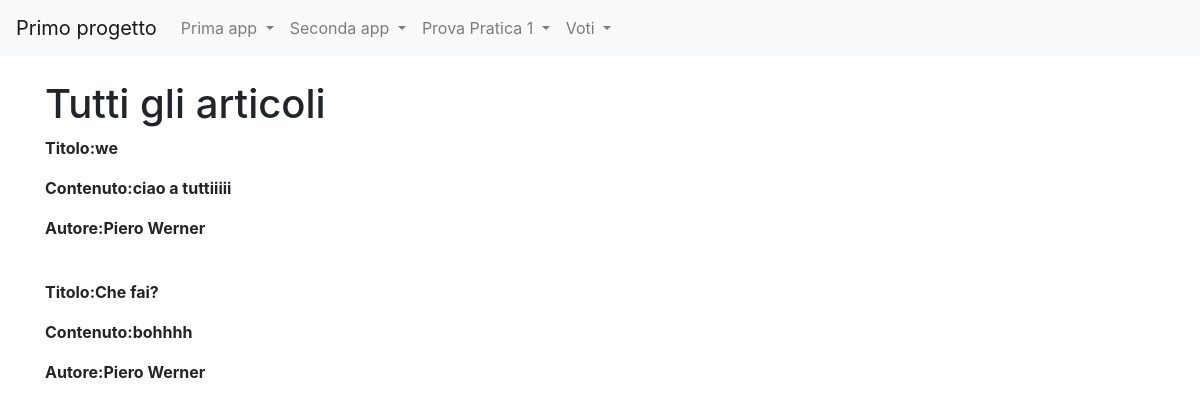
Screenshot of /news/lista_articoli/1 with the database file from the repository.
### news/models.py (models this page shows)
class Articolo(models.Model):
    titolo=models.CharField(max_length=100)
    contenuto=models.TextField()
    giornalista=models.ForeignKey(Giornalista, on_delete=models.CASCADE, related_name="articoli")
    data=models.DateField(auto_now=True, blank=True)
    visualizzazioni=models.IntegerField(default=0,blank=True)
    def __str__(self):
        return self.titolo
    class Meta:
        verbose_name="Articolo"
        verbose_name_plural="Articoli"

class Giornalista(models.Model):
    nome=models.CharField(max_length=20)
    cognome=models.CharField(max_length=20)
    anno_di_nascita = models.DateField(blank=True)
    def __str__(self):
        return self.nome + " " + self.cognome
    class Meta:
        verbose_name="Giornalista"
        verbose_name_plural="Giornalisti"

### news/views.py (the view)
# urls.py: path("lista_articoli/<int:pk>", listaArticoli, name="lista_articoli_giornalista"),
def listaArticoli(request, pk=None):
    if(pk==None):
        articoli=Articolo.objects.all()
    else:
        articoli=Articolo.objects.filter(giornalista_id=pk)
    context={
        'articoli': articoli,
        'pk':pk,
    }
    return render(request, 'lista_articoli.html', context)

### news/templates/lista_articoli.html (shortened to what this page needs)
{% extends 'base.html' %}
{% block content %}
    {% if  pk == None %}
    <h1> Tutti gli articoli </h1>
    {% else %}
    <h1> Tutti gli articoli </h1>
    {% endif %}
    <list>
        {%for x in articoli %}
            <p><strong>Titolo:</strong><strong>{{ x.titolo }}</strong></p>
            <p><strong>Contenuto:</strong><strong>{{ x.contenuto }}</strong></p>
            <p><strong>Autore:</strong><strong>{{ x.giornalista }}</strong></p>
            <br>
            {% endfor %}
    </list>
{% endblock content %}

### rows the page displays
Articolo: titolo "we", contenuto "ciao a tuttiiiii", giornalista "Piero Werner"
Articolo: titolo "Che fai?", contenuto "bohhhh", giornalista "Piero Werner"
